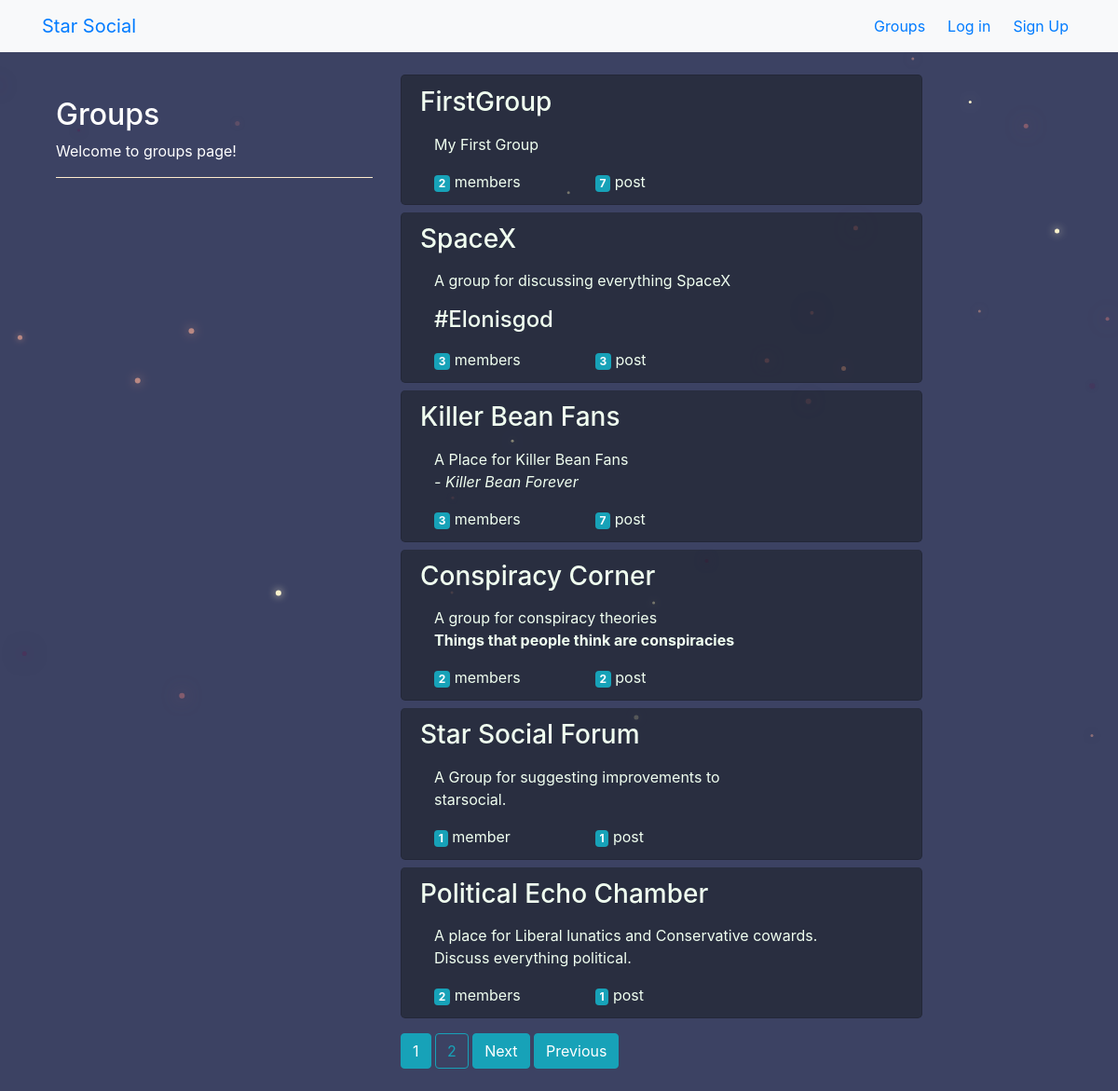
The app's page /groups/ with its own data.
### groups/models.py (models this page shows, shortened)
class Group(models.Model):
    name             = models.CharField(max_length=255, unique=True)
    slug             = models.SlugField(allow_unicode=True, unique=True)
    description      = models.TextField(blank=True, default='')
    description_html = models.TextField(editable=False, default='', blank=True)
    members          = models.ManyToManyField(User, through='GroupMember')               # One group can hav many users & vice-versa.
    created_by       = models.ForeignKey(User, related_name='admin', on_delete=models.DO_NOTHING, null=True)

### groups/views.py (the view)
# urls.py: path('', views.ListGroup.as_view(), name='all'),
class ListGroup(gen.ListView):
    model = models.Group
    paginate_by = 6

### groups/templates/groups/group_list.html (shortened to what this page needs)
{% extends "groups/group_base.html" %}
{% block pregroup %}
    <div class="col-md-4 mt-2 mb-2">
        <div class="content">
            <br>
            <h2>Groups</h2>
            <p>Welcome to groups page!</p>
        </div>
        <hr style="border-color: blanchedalmond;">
    </div>
{% endblock %}
{% block group_content %}
    <div class="col-md-8">
        <div class="list-group">
            {% for group in object_list %}
                <a href="{% url 'groups:single' slug=group.slug %}" class="list-group-item rounded-lg mt-2" style="width:35em; color: honeydew; background-color: rgba(23, 27, 31, 0.5);">
                    <h3 class="title">
                        {{group.name}}
                    </h3>
                    <div class="container-fluid">
                        <p style="color: rgb(99, 99, 99);">{{ group.description_html|safe }}</p>
                        <div class="row">
                            <div class="col-md-4">
                                <span class="badge badge-info">{{ group.members.count }}</span>
                                member{{group.members.count|pluralize}}
                            </div>
                            <div class="col-md-4">
                                <span class="badge  badge-info">{{ group.groupposts.count }}</span>
                                post{{group.posts.count|pluralize}}
                            </div>
                        </div>
                    </div>
                </a>
            {% endfor %}
        </div>
            <div class="mt-3">
                {% if is_paginated %}
                    {% for num in page_obj.paginator.page_range %}
                        {% if page_obj.number == num %}
                            <a class='btn btn-info mb-4'href="?page={{ num }}">{{ num }}</a>
                        {% elif  num > page_obj.number|add:'-3' and num < page_obj.number|add:'3' %}
                            <a class='btn btn-outline-info mb-4'href="?page={{ num }}">{{ num }}</a>
                        {% endif %}
                    {% endfor %}
                    {% if page_obj.has_next %}
                        <a class='btn btn-info mb-4'href="?page={{ page_obj.next_page_number }}">Next</a>
                        <a class='btn btn-info mb-4'href="?page={{ page_obj.paginator.num_pages }}">Previous</a>
                    {% endif %}
                {% endif %}
            </div>
    </div>
{% endblock %}

### static/starsocial/CSS/master.css (style rules this page uses)
body { margin: 0; overflow: scroll; background-color: rgba(2, 10, 53, 0.767); }

### templates/accounts/base.html (style rules this page uses)
body { margin: 0; padding: 0; overflow-y: auto; overflow-x:hidden; color: white; }
body .list-group { color: black; }

### records on screen
Group: name "FirstGroup", description_html "My First Group", members.count "2", groupposts.count "7"
Group: name "SpaceX", description_html "A group for discussing everything SpaceX #Elonisgod", members.count "3", groupposts.count "3"
Group: name "Killer Bean Fans", description_html "A Place for Killer Bean Fans - Killer Bean Forever", members.count "3", groupposts.count "7"
Group: name "Conspiracy Corner", description_html "A group for conspiracy theories Things that people think are conspiracies", members.count "2", groupposts.count "2"
Group: name "Star Social Forum", description_html "A Group for suggesting improvements to starsocial.", members.count "1", groupposts.count "1"
Group: name "Political Echo Chamber", description_html "A place for Liberal lunatics and Conservative cowards. Discuss everything political.", members.count "2", groupposts.count "1"

### other values on screen
{{ num }} "1"
{{ num }} "2"
